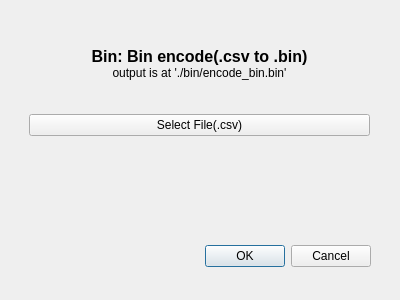
<?xml version="1.0" encoding="UTF-8"?>
<ui version="4.0">
 <class>Dialog</class>
 <widget class="QDialog" name="Dialog">
  <property name="geometry">
   <rect>
    <x>0</x>
    <y>0</y>
    <width>400</width>
    <height>300</height>
   </rect>
  </property>
  <property name="windowTitle">
   <string>Bin: Bin encode(.csv to .bin)</string>
  </property>
  <widget class="QDialogButtonBox" name="buttonBox">
   <property name="geometry">
    <rect>
     <x>30</x>
     <y>240</y>
     <width>341</width>
     <height>32</height>
    </rect>
   </property>
   <property name="orientation">
    <enum>Qt::Horizontal</enum>
   </property>
   <property name="standardButtons">
    <set>QDialogButtonBox::Cancel|QDialogButtonBox::Ok</set>
   </property>
  </widget>
  <widget class="QWidget" name="gridLayoutWidget">
   <property name="geometry">
    <rect>
     <x>29</x>
     <y>19</y>
     <width>341</width>
     <height>211</height>
    </rect>
   </property>
   <layout class="QGridLayout" name="gridLayout">
    <item row="0" column="0" colspan="2">
     <widget class="QLabel" name="label">
      <property name="text">
       <string>&lt;!DOCTYPE HTML PUBLIC &quot;-//W3C//DTD HTML 4.0//EN&quot; &quot;http://www.w3.org/TR/REC-html40/strict.dtd&quot;&gt;
&lt;html&gt;&lt;head&gt;&lt;meta name=&quot;qrichtext&quot; content=&quot;1&quot; /&gt;&lt;meta charset=&quot;utf-8&quot; /&gt;&lt;style type=&quot;text/css&quot;&gt;
p, li { white-space: pre-wrap; }
hr { height: 1px; border-width: 0; }
li.unchecked::marker { content: &quot;\2610&quot;; }
li.checked::marker { content: &quot;\2612&quot;; }
&lt;/style&gt;&lt;/head&gt;&lt;body style=&quot; font-family:'Microsoft YaHei UI'; font-size:9pt; font-weight:400; font-style:normal;&quot;&gt;
&lt;p style=&quot; margin-top:0px; margin-bottom:0px; margin-left:0px; margin-right:0px; -qt-block-indent:0; text-indent:0px;&quot;&gt;&lt;span style=&quot; font-size:12pt; font-weight:700;&quot;&gt;Bin: Bin encode(.csv to .bin)&lt;/span&gt;&lt;/p&gt;
&lt;p style=&quot; margin-top:0px; margin-bottom:0px; margin-left:0px; margin-right:0px; -qt-block-indent:0; text-indent:0px;&quot;&gt;output is at './bin/encode_bin.bin'&lt;/p&gt;&lt;/body&gt;&lt;/html&gt;</string>
      </property>
      <property name="alignment">
       <set>Qt::AlignCenter</set>
      </property>
     </widget>
    </item>
    <item row="2" column="0" colspan="2">
     <widget class="QLabel" name="label_2">
      <property name="text">
       <string/>
      </property>
      <property name="wordWrap">
       <bool>true</bool>
      </property>
     </widget>
    </item>
    <item row="1" column="0" colspan="2">
     <widget class="QPushButton" name="pushButton">
      <property name="text">
       <string>Select File(.csv)</string>
      </property>
     </widget>
    </item>
   </layout>
  </widget>
 </widget>
 <resources/>
 <connections>
  <connection>
   <sender>buttonBox</sender>
   <signal>accepted()</signal>
   <receiver>Dialog</receiver>
   <slot>accept()</slot>
   <hints>
    <hint type="sourcelabel">
     <x>248</x>
     <y>254</y>
    </hint>
    <hint type="destinationlabel">
     <x>157</x>
     <y>274</y>
    </hint>
   </hints>
  </connection>
  <connection>
   <sender>buttonBox</sender>
   <signal>rejected()</signal>
   <receiver>Dialog</receiver>
   <slot>reject()</slot>
   <hints>
    <hint type="sourcelabel">
     <x>316</x>
     <y>260</y>
    </hint>
    <hint type="destinationlabel">
     <x>286</x>
     <y>274</y>
    </hint>
   </hints>
  </connection>
 </connections>
</ui>
